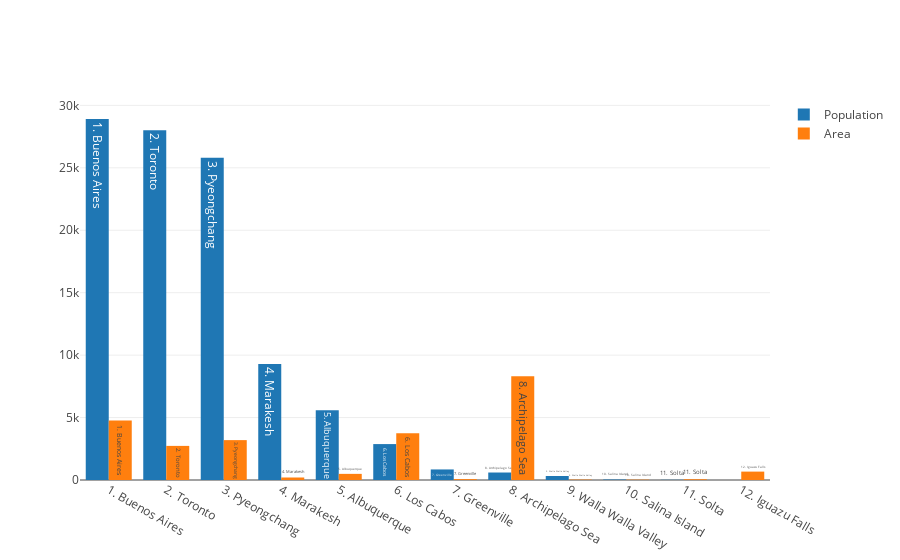

Here is the notebook cell this chart was saved with:
### Code cell
import plotly
plotly.offline.init_notebook_mode(connected=True)
plotly.offline.iplot([trace_populations, trace_areas])

### Figure 1 — Plotly figure (JSON) as saved in the notebook; plotly's stock layout.template omitted (floating-point values rounded to 4 significant figures)
{"data": [{"name": "Population", "text": ["1. Buenos Aires", "2. Toronto", "3. Pyeongchang", "4. Marakesh", "5. Albuquerque", "6. Los Cabos", "7. Greenville", "8. Archipelago Sea", "9. Walla Walla Valley", "10. Salina Island", "11. Solta", "12. Iguazu Falls"], "type": "bar", "x": ["1. Buenos Aires", "2. Toronto", "3. Pyeongchang", "4. Marakesh", "5. Albuquerque", "6. Los Cabos", "7. Greenville", "8. Archipelago Sea", "9. Walla Walla Valley", "10. Salina Island", "11. Solta", "12. Iguazu Falls"], "y": [28910, 28000, 25810, 9288.0, 5593.0, 2877.0, 845.5, 600, 322.4, 40, 17, 0]}, {"name": "Area", "text": ["1. Buenos Aires", "2. Toronto", "3. Pyeongchang", "4. Marakesh", "5. Albuquerque", "6. Los Cabos", "7. Greenville", "8. Archipelago Sea", "9. Walla Walla Valley", "10. Salina Island", "11. Solta", "12. Iguazu Falls"], "type": "bar", "x": ["1. Buenos Aires", "2. Toronto", "3. Pyeongchang", "4. Marakesh", "5. Albuquerque", "6. Los Cabos", "7. Greenville", "8. Archipelago Sea", "9. Walla Walla Valley", "10. Salina Island", "11. Solta", "12. Iguazu Falls"], "y": [4758, 2731, 3194, 200, 491, 3750, 68, 8300, 33, 27, 59, 672]}], "layout": {}}
